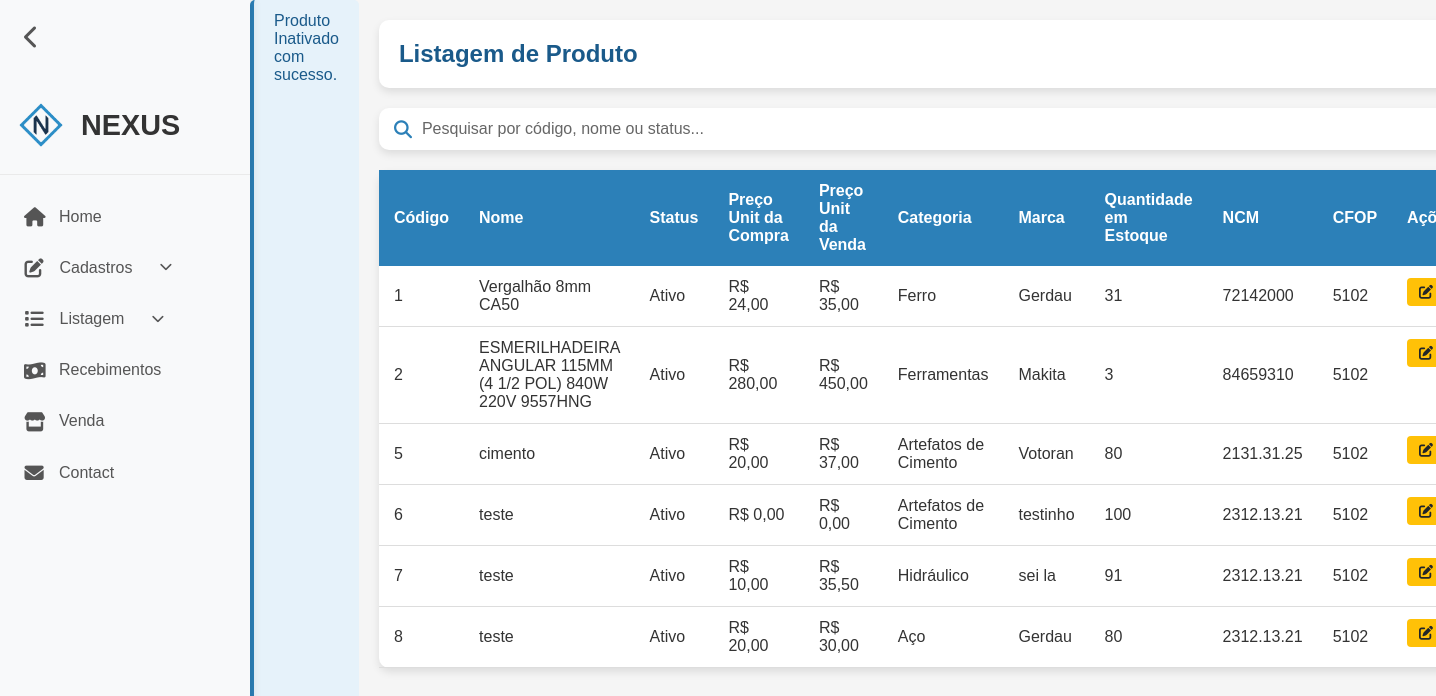
/produto-listar.php?codigo=1&status=1 (signed in), run on the app's committed database.
### tables this page shows
CREATE TABLE `produto` (
  `codigo` int(11) NOT NULL,
  `status` tinyint(1) NOT NULL DEFAULT 1,
  `nome` varchar(100) NOT NULL,
  `precoUnitarioDaCompra` double(10,2) NOT NULL,
  `precoUnitarioDaVenda` double(10,2) NOT NULL,
  `quantEstoque` int(11) NOT NULL,
  `ncm` varchar(10) NOT NULL,
  `cfop` varchar(10) NOT NULL,
  `idMarca` int(11) NOT NULL,
  `idCategoria` int(11) NOT NULL,
  `unidMedida` varchar(6) NOT NULL
);

CREATE TABLE `categoria` (
  `codigo` int(11) NOT NULL,
  `status` tinyint(1) NOT NULL DEFAULT 1,
  `nome` varchar(45) NOT NULL
);

CREATE TABLE `marca` (
  `codigo` int(11) NOT NULL,
  `status` tinyint(1) NOT NULL DEFAULT 1,
  `nome` varchar(45) NOT NULL
);

### produto-listar.php (the view, shortened to what this page needs)
<?php
require_once("conexao.php");
if (isset($_GET['codigo']) && $_GET['status'] == 1) {
    $sql = "UPDATE produto SET status = 0 WHERE codigo = " . $_GET['codigo'];
    mysqli_query($conexao, $sql);
    $mensagem = "Produto Inativado com sucesso.";
} else if (isset($_GET["codigo"]) && $_GET["status"] == 0) {
    $sql = "UPDATE produto SET status = 1 WHERE codigo = " . $_GET['codigo'];
    mysqli_query($conexao, $sql);
    $mensagem = "Produto Ativado com sucesso.";
}
$sql = "SELECT * FROM produto WHERE status = 1 ORDER BY codigo";
$resultado = mysqli_query($conexao, $sql);
?>
<!DOCTYPE html>
<html lang="pt-BR">
<head>
    <link rel="stylesheet" href="assets/css/listar.css">
    <link rel="stylesheet" href="assets/css/reset.css">
    <link rel="stylesheet" href="assets/css/header.css">
    <link rel="stylesheet" href="https://cdnjs.cloudflare.com/ajax/libs/font-awesome/6.4.0/css/all.min.css">
</head>
<body>
    <?php require_once("header.php"); ?>
    <?php if (isset($mensagem)) { ?>
            <div class="alert alert-success mt-3" role="alert">
                <?= $mensagem ?>
            </div>
        <?php } ?>
    <div class="container">
        <div class="card">
            <div class="card-body">
                <h5 class="title">
                    Listagem de Produto
                </h5>
            </div>
        </div>
        <div class="search-container">
            <div class="search-box">
                <i class="fas fa-search"></i>
                <input type="text" id="searchInput" placeholder="Pesquisar por código, nome ou status..." onkeyup="filtrarTabela()">
            </div>
        </div>
        <table class="table-container">
            <thead>
                <tr>
                    <th scope="col">Código</th>
                    <th scope="col">Nome</th>
                    <th scope="col">Status</th>
                    <th scope="col">Preço Unit da Compra</th>
                    <th scope="col">Preço Unit da Venda</th>
                    <th scope="col">Categoria</th>
                    <th scope="col">Marca</th>
                    <th scope="col">Quantidade em Estoque</th>
                    <th scope="col">NCM</th>
                    <th scope="col">CFOP</th>
                    <th scope="col">Ações</th>
                </tr>
            </thead>
            <tbody>
                <?php
                while($linha = mysqli_fetch_assoc($resultado) ) { ?>
                <tr>
                    <td><?= $linha['codigo'] ?></td>
                    <td><?= $linha['nome'] ?></td>
                    <td><?= $linha['status'] == 1 ? 'Ativo' : 'Inativo' ?></td>
                    <td><?= "R$ " . number_format($linha['precoUnitarioDaCompra'], 2, ',', '.') ?></td>
                    <td><?= "R$ " . number_format($linha['precoUnitarioDaVenda'], 2, ',', '.') ?></td>
                    <td>
                        <?php
                            $sqlC = "SELECT nome FROM categoria WHERE codigo = " . $linha['idCategoria'];
                            $resultC = mysqli_query($conexao, $sqlC);
                            $rowC = mysqli_fetch_assoc($resultC);
                            echo $rowC['nome'];
                        ?>
                    </td>
                    <td>
                    <?php
                        $sqlM = "SELECT nome FROM marca WHERE codigo = " . $linha['idMarca'];
                        $resultM = mysqli_query($conexao, $sqlM);
                        $rowM = mysqli_fetch_assoc($resultM);
                        echo $rowM['nome'];
                    ?>
                    </td>
                    <td><?= $linha['quantEstoque'] ?></td>
                    <td><?= $linha['ncm'] ?></td>
                    <td><?= $linha['cfop'] ?></td>
                    <td class="actions">
                        <a href="produto-alterar.php?codigo=<?= $linha['codigo']?>" class="btn btn-warning">
                            <i class="fas fa-solid fa-pen-to-square"></i>Alterar</a>
                    </td>
                </tr>
                <?php } ?>
            </tbody>
        </table>
    </div>
</body>
</html>

### assets/css/listar.css (style rules this page uses)
:root { --azul-principal: #2c80b8; --azul-claro: #e6f2fa; --azul-escuro: #1a5a8a; --branco: #ffffff; --cinza-claro: #f5f5f5; --cinza-texto: #666666; --verde-sucesso: #28a745; --amarelo-alerta: #ffc107; --vermelho-perigo: #dc3545; }
body { background-color: var(--cinza-claro); color: #333; min-height: 100vh; }
.container { max-width: 1600px; margin: 0 auto; padding: 20px; min-height: 100vh; display: flex; flex-direction: column; }
.alert { padding: 12px 20px; margin-bottom: 20px; border-radius: 5px; background-color: var(--azul-claro); color: var(--azul-escuro); border-left: 4px solid var(--azul-principal); }
.card { background-color: var(--branco); border-radius: 10px; box-shadow: 0 4px 8px rgba(0, 0, 0, 0.1); margin-bottom: 20px; overflow: hidden; }
.card-body { padding: 20px; }
.title { display: flex; justify-content: space-between; align-items: center; font-size: 24px; font-weight: 600; color: var(--azul-escuro); }
.table-container { overflow-x: auto; background-color: var(--branco); border-radius: 10px; box-shadow: 0 4px 8px rgba(0, 0, 0, 0.1); }
table { width: 100%; border-collapse: collapse; }
thead { background-color: var(--azul-principal); color: var(--branco); }
th, td { padding: 12px 15px; text-align: left; }
th { font-weight: 600; position: sticky; top: 0; }
tbody tr { transition: background-color 0.3s; border-bottom: 1px solid #ddd; }
.btn { display: inline-flex; align-items: center; justify-content: center; padding: 6px 12px; border: none; border-radius: 4px; cursor: pointer; font-size: 14px; text-decoration: none; transition: all 0.3s; gap: 5px; }
.btn-warning { background-color: var(--amarelo-alerta); color: #212529; }
.actions { display: flex; gap: 10px; }
.search-container { margin-bottom: 20px; }
.search-box { position: relative; display: flex; align-items: center; background-color: var(--branco); border-radius: 10px; box-shadow: 0 4px 8px rgba(0,0,0,0.1); padding: 12px 15px; gap: 10px; }
.search-box i.fa-search { color: var(--azul-principal); font-size: 18px; }
.search-box input { flex: 1; border: none; outline: none; font-size: 16px; color: #333; background: transparent; }
.search-box input::placeholder { color: var(--cinza-texto); }

### assets/css/header.css (style rules this page uses)
* { font-family: 'Arial', sans-serif; }
body { display: flex; min-height: 100vh; transition: margin-left 0.3s ease; margin-left: 250px; }

### data on the page
produto: codigo "1", nome "Vergalhão 8mm CA50", status "Ativo", precoUnitarioDaCompra "24,00", precoUnitarioDaVenda "35,00", idCategoria.nome "Ferro", idMarca.nome "Gerdau", quantEstoque "31", ncm "72142000", cfop "5102"
produto: codigo "2", nome "ESMERILHADEIRA ANGULAR 115MM (4 1/2 POL) 840W 220V 9557HNG", status "Ativo", precoUnitarioDaCompra "280,00", precoUnitarioDaVenda "450,00", idCategoria.nome "Ferramentas", idMarca.nome "Makita", quantEstoque "3", ncm "84659310", cfop "5102"
produto: codigo "5", nome "cimento", status "Ativo", precoUnitarioDaCompra "20,00", precoUnitarioDaVenda "37,00", idCategoria.nome "Artefatos de Cimento", idMarca.nome "Votoran", quantEstoque "80", ncm "2131.31.25", cfop "5102"
produto: codigo "6", nome "teste", status "Ativo", precoUnitarioDaCompra "0,00", precoUnitarioDaVenda "0,00", idCategoria.nome "Artefatos de Cimento", idMarca.nome "testinho", quantEstoque "100", ncm "2312.13.21", cfop "5102"
produto: codigo "7", nome "teste", status "Ativo", precoUnitarioDaCompra "10,00", precoUnitarioDaVenda "35,50", idCategoria.nome "Hidráulico", idMarca.nome "sei la", quantEstoque "91", ncm "2312.13.21", cfop "5102"
produto: codigo "8", nome "teste", status "Ativo", precoUnitarioDaCompra "20,00", precoUnitarioDaVenda "30,00", idCategoria.nome "Aço", idMarca.nome "Gerdau", quantEstoque "80", ncm "2312.13.21", cfop "5102"

### other printed values
$mensagem "Produto Inativado com sucesso."
